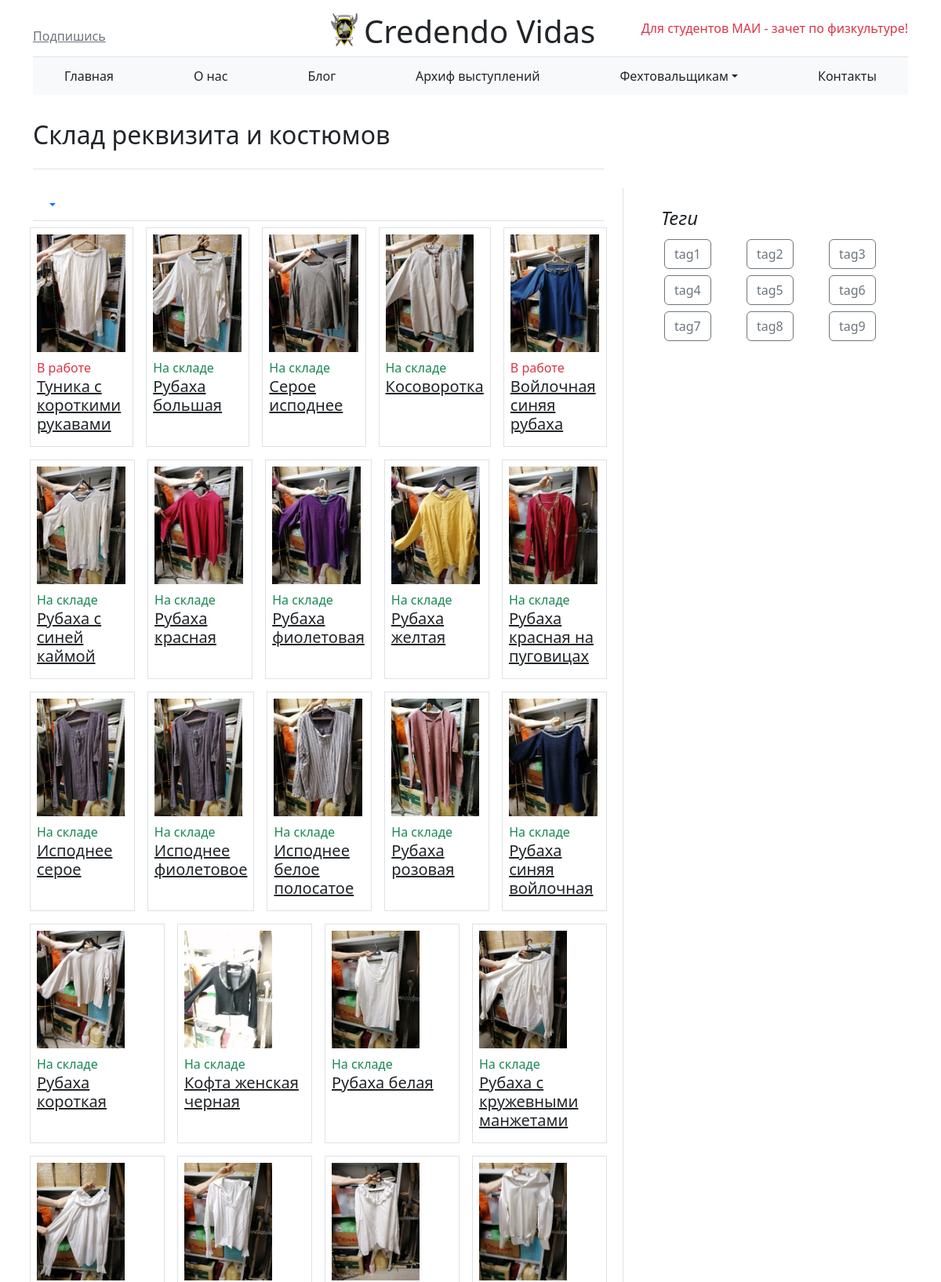
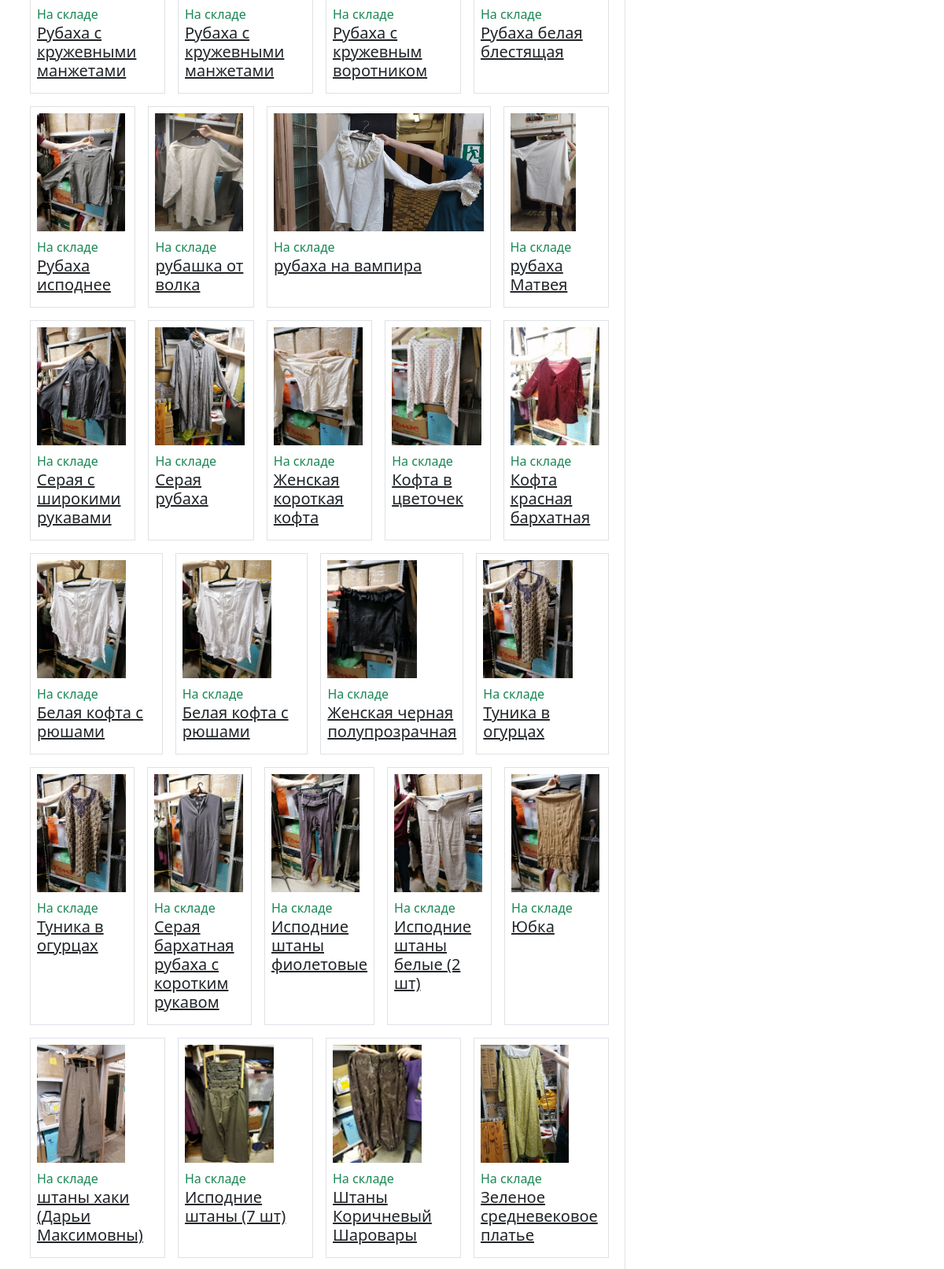
/store/ (upper part), run on the app's committed database (2 pictures, top to bottom).
### store/models.py (models this page shows, shortened)
class Item(models.Model):
    STORED = True
    ACTIVE = False
    STATUS_CHOISES = [
        (STORED, 'На складе'),
        (ACTIVE, 'В работе')
    ]
    name = models.CharField('Название', max_length=100)
    photo = models.ImageField(upload_to='store/item_images/', default="noimage.svg")
    place = models.CharField('Место на складе', max_length=50)
    size = models.CharField('Размер', max_length=30, blank=True)
    material = models.CharField('Материал', max_length=30, blank=True)
    status = models.BooleanField('Статус', choices=STATUS_CHOISES)
    color = models.ManyToManyField(Color)
    last_status_change = models.DateTimeField('Последнее изменение статуса')
    tags = models.ManyToManyField(Tag, blank=True, null=True)
    category = models.ForeignKey(Category, on_delete=models.CASCADE, verbose_name="Категория", blank=True, default=14)
    quantity_available = models.IntegerField('Доступное количество', default=1)
    quantity_total = models.IntegerField('Общее количество', default=1)
    class Meta:
        verbose_name = 'Предмет'
        verbose_name_plural = 'Предметы'

### store/views.py (the view)
# urls.py: path('', views.catalog, name='catalog'),
def catalog(request):
    categories = Category.objects.all()
    items = Item.objects.all()
    context = {'items': items,
               'categories': categories}
    return render(request, 'store/catalog.html', context)

### templates/store/catalog.html (shortened to what this page needs)
{% extends 'main/layout.html' %}
{% load mptt_tags %}
{% load static %}
{% block content %}
    <main class="container">
  <div class="row g-5">
    <div class="col-md-8">
      <h2 class="pb-4 my-4 border-bottom">
        Склад реквизита и костюмов
      </h2>
    </div>
  </div>
    <div class="row g-5">
        <div class="col-8">
            <ul class="nav nav-tabs">
                {% recursetree categories %}
                    {% if not node.is_leaf_node %}
                        <li class="nav-item dropdown">
                            <a class="nav-link dropdown-toggle" id="tabs-dropdown" role="button" data-bs-toggle="dropdown" aria-expanded="false">
                            </a>
                        </li>
                    {% else %}
                        <li class="nav-item">
                            <a class="nav-link" aria-current="page" href="category={{ node.slug }}">{{ node.name }}</a>
                        </li>
                    {% endif %}
                {% endrecursetree %}
            </ul>
            <div class="row justify-content-between">
                {% for item in items %}
                    <div class="col-sm m-2 p-2 border">
                        {% if item.photo.url == "" %}
                            <img class="mb-2" src="{% static 'img/noimage.svg' %}" height="150">
                        {% else %}
                            <img class="mb-2" src="{{ item.photo.url }}" alt="Image" height="150">
                        {% endif %}
                        <div class="align-self-end">
                            {% if item.status == item.STORED %}
                            <p class="mb-0 text-success"> На складе</p>
                            {% else %}
                            <p class="mb-0 text-danger"> В работе</p>
                            {% endif %}
                        </div>
                        <h5><a class="link-dark" href="item-id={{ item.id }}">{{ item.name }}</a></h5>
                    </div>
                {% endfor %}
             </div>
        </div>
        <div class="col-4 border-start">
      <div class="position-sticky" style="top: 2rem;">
        <div class="p-4">
          <h4 class="fst-italic">Теги</h4>
          <div class="row justify-content-between">
              <div class="col m-1"><button class="btn btn-outline-secondary">tag1</button></div>
              <div class="col m-1"><button class="btn btn-outline-secondary">tag2</button></div>
              <div class="col m-1"><button class="btn btn-outline-secondary">tag3</button></div>
              <div class="col m-1"><button class="btn btn-outline-secondary">tag4</button></div>
              <div class="col m-1"><button class="btn btn-outline-secondary">tag5</button></div>
              <div class="col m-1"><button class="btn btn-outline-secondary">tag6</button></div>
              <div class="col m-1"><button class="btn btn-outline-secondary">tag7</button></div>
              <div class="col m-1"><button class="btn btn-outline-secondary">tag8</button></div>
              <div class="col m-1"><button class="btn btn-outline-secondary">tag9</button></div>
          </div>
        </div>
      </div>
    </div>
    </div>
</main>
{% endblock %}

### data on the page
Item: photo (picture), status "В работе", name "Туника с короткими рукавами"
Item: photo (picture), status "На складе", name "Рубаха большая"
Item: photo (picture), status "На складе", name "Серое исподнее"
Item: photo (picture), status "На складе", name "Косоворотка"
Item: photo (picture), status "В работе", name "Войлочная синяя рубаха"
Item: photo (picture), status "На складе", name "Рубаха с синей каймой"
Item: photo (picture), status "На складе", name "Рубаха красная"
Item: photo (picture), status "На складе", name "Рубаха фиолетовая"
Item: photo (picture), status "На складе", name "Рубаха желтая"
Item: photo (picture), status "На складе", name "Рубаха красная на пуговицах"
Item: photo (picture), status "На складе", name "Исподнее серое"
Item: photo (picture), status "На складе", name "Исподнее фиолетовое"
Item: photo (picture), status "На складе", name "Исподнее белое полосатое"
Item: photo (picture), status "На складе", name "Рубаха розовая"
Item: photo (picture), status "На складе", name "Рубаха синяя войлочная"
Item: photo (picture), status "На складе", name "Рубаха короткая"
Item: photo (picture), status "На складе", name "Кофта женская черная"
Item: photo (picture), status "На складе", name "Рубаха белая"
Item: photo (picture), status "На складе", name "Рубаха с кружевными манжетами"
Item: photo (picture), status "На складе", name "Рубаха с кружевными манжетами"
Item: photo (picture), status "На складе", name "Рубаха с кружевными манжетами"
Item: photo (picture), status "На складе", name "Рубаха с кружевным воротником"
Item: photo (picture), status "На складе", name "Рубаха белая блестящая"
Item: photo (picture), status "На складе", name "Рубаха исподнее"
Item: photo (picture), status "На складе", name "рубашка от волка"
Item: photo (picture), status "На складе", name "рубаха на вампира"
Item: photo (picture), status "На складе", name "рубаха Матвея"
Item: photo (picture), status "На складе", name "Серая с широкими рукавами"
Item: photo (picture), status "На складе", name "Серая рубаха"
Item: photo (picture), status "На складе", name "Женская короткая кофта"
Item: photo (picture), status "На складе", name "Кофта в цветочек"
Item: photo (picture), status "На складе", name "Кофта красная бархатная"
Item: photo (picture), status "На складе", name "Белая кофта с рюшами"
Item: photo (picture), status "На складе", name "Белая кофта с рюшами"
Item: photo (picture), status "На складе", name "Женская черная полупрозрачная"
Item: photo (picture), status "На складе", name "Туника в огурцах"
Item: photo (picture), status "На складе", name "Туника в огурцах"
Item: photo (picture), status "На складе", name "Серая бархатная рубаха с коротким рукавом"
Item: photo (picture), status "На складе", name "Исподние штаны фиолетовые"
Item: photo (picture), status "На складе", name "Исподние штаны белые (2 шт)"
Item: photo (picture), status "На складе", name "Юбка"
Item: photo (picture), status "На складе", name "штаны хаки (Дарьи Максимовны)"
Item: photo (picture), status "На складе", name "Исподние штаны (7 шт)"
Item: photo (picture), status "На складе", name "Штаны Коричневый Шаровары"
Item: photo (picture), status "На складе", name "Зеленое средневековое платье"
